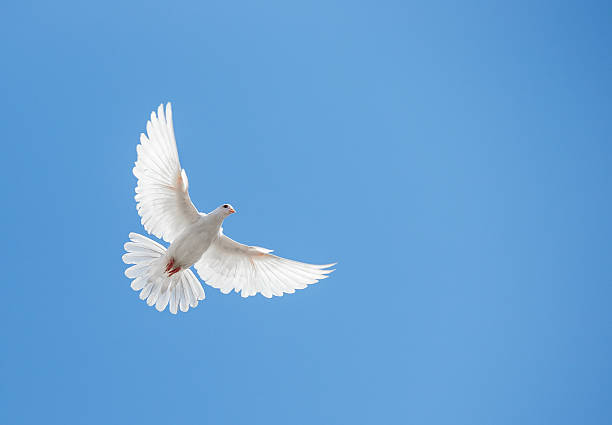
#> input picture Lab3/image.jpg, 612 x 425 px
$ python Lab3.py
#> lines starting #> are read from the running program, lines starting #| are printed output that depends on the picture; after the words box and inside, x2 and y2 are one past the last pixel; in counts of white or black regions, pixels touching at a corner belong together
#> further down, img is the input picture: shape (425, 612, 3); mean B, G, R 215, 161.8, 103.8
import cv2 as cv

def nothing(x):
    pass

def kontury(img):
    cv.namedWindow("image")
    cv.createTrackbar("Threshold", "image", 0, 255, nothing)

    kenrel = cv.getStructuringElement(cv.MORPH_RECT, kernel_size)

    while True:
        tresh = cv.getTrackbarPos("Threshold", "image")

        gray = cv.cvtColor(img, cv.COLOR_BGR2GRAY)
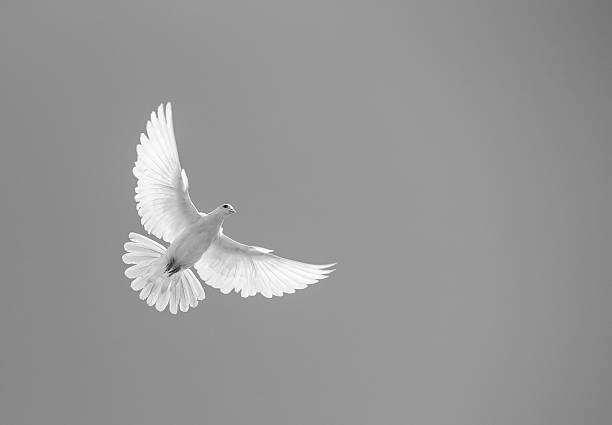
#> gray: shape (425, 612); min 1, max 255, mean 150.5
        _, tresh_img = cv.threshold(gray, tresh, 255, cv.THRESH_BINARY)
#> tresh_img: shape (425, 612); every value is 255
        closed = cv.morphologyEx(tresh_img, cv.MORPH_CLOSE, kenrel)
        contours, _ = cv.findContours(closed, cv.RETR_EXTERNAL, cv.CHAIN_APPROX_NONE)
#> contours = 1 contour; box (x1, y1, x2, y2) and area: (0, 0, 612, 425) 259064

        if contours:
            biggest = max(contours, key=cv.contourArea)
#> biggest = contour of 2070 points, box (x1, y1, x2, y2) (0, 0, 612, 425), area 259064
            area = cv.contourArea(biggest)
#> area = 259064
            perimeter = cv.arcLength(biggest, True)
#> perimeter = 2070

        img_copy = img.copy()
        cv.drawContours(img_copy, [biggest], -1, (0, 0, 255), 2)
        text = f"Pole: {int(area)} px, Obowd: {int(perimeter)} px"
#> text = 'Pole: 259064 px, Obowd: 2070 px'
        cv.putText(img_copy, text, (20, 40), cv.FONT_HERSHEY_SIMPLEX, 0.6, (0, 0, 255), 2)
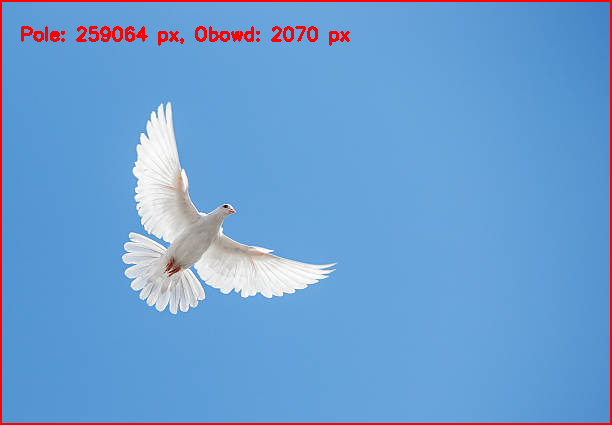
#> img_copy: shape (425, 612, 3); mean B, G, R 209.8, 158.1, 107.7
        cv.imshow("image", img_copy)
        cv.waitKey(1)

kernel_size = (3, 3)
img = cv.imread("image.jpg")
kontury(img)
